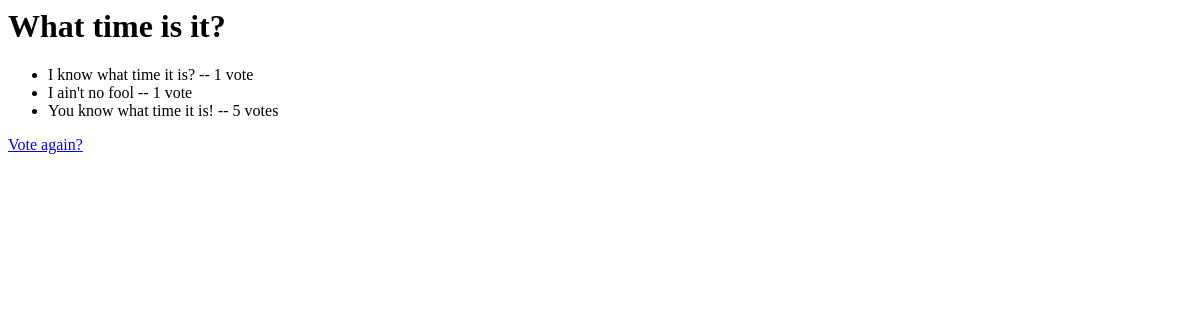
/poll/1/results/, run on an earlier commit of the app's database.
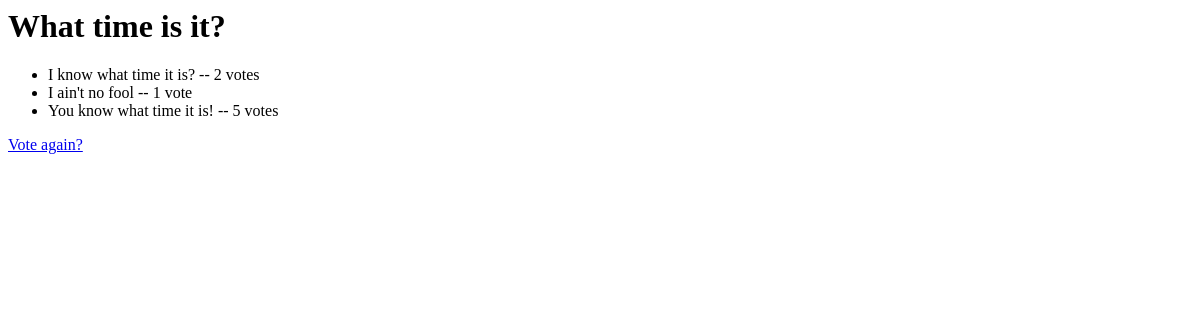
And on a later commit of the database.
### polls/models.py (models this page shows, shortened)
class Choice(models.Model):
    question = models.ForeignKey(Question)
    choice_text = models.CharField(max_length=200)
    votes = models.IntegerField(default=0)

### polls/views.py (the view)
# urls.py: url(r'^(?P<pk>\d+)/results/$', views.ResultsView.as_view(), name='results'),
class ResultsView(generic.DetailView):
    model = Question
    template_name = 'polls/results.html'

### polls/templates/polls/results.html
<h1> {{ question.question_text }}</h1>
<ul>
    {% for choice in question.choice_set.all %}
        <li>{{ choice.choice_text }} -- {{ choice.votes}} vote{{ choice.votes|pluralize }}</li>
    {% endfor %}
</ul>
<a href="{% url 'polls:detail' question.id %}">Vote again?</a>

What changed in the data, as far as the page shows it:
changed Choice "I know what time it is?": votes "1" → "2"
